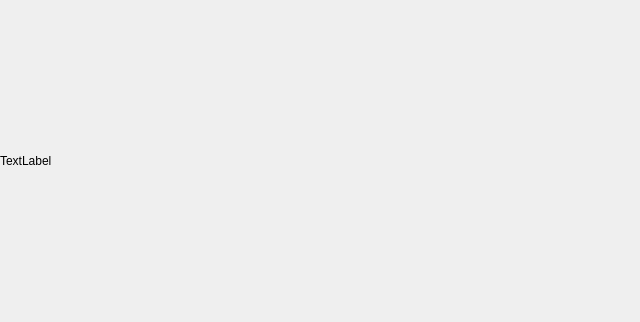
<?xml version="1.0" encoding="UTF-8"?>
<ui version="4.0">
 <class>MainWindow</class>
 <widget class="QMainWindow" name="MainWindow">
  <property name="geometry">
   <rect>
    <x>0</x>
    <y>0</y>
    <width>640</width>
    <height>322</height>
   </rect>
  </property>
  <property name="maximumSize">
   <size>
    <width>640</width>
    <height>328</height>
   </size>
  </property>
  <property name="windowTitle">
   <string>Can we get much higher 🎵?  </string>
  </property>
  <widget class="QWidget" name="centralwidget">
   <widget class="QLabel" name="label">
    <property name="geometry">
     <rect>
      <x>0</x>
      <y>0</y>
      <width>641</width>
      <height>321</height>
     </rect>
    </property>
    <property name="text">
     <string>TextLabel</string>
    </property>
   </widget>
  </widget>
 </widget>
 <resources/>
 <connections/>
</ui>
